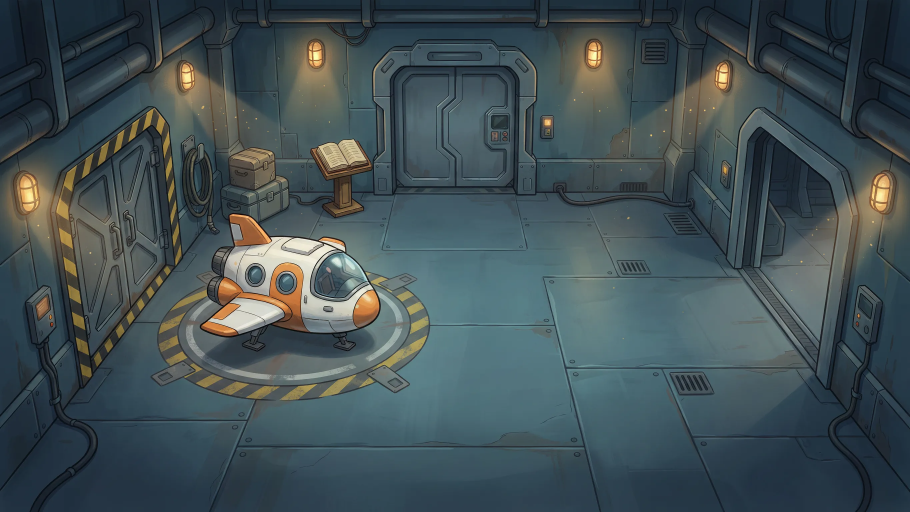
#> input picture proposals/pictures_gemini_test_2026-11-28/1_docking_bay_power_off.webp, 2730 x 1536 px, found by its file name (shown at 1/3 size); its folder holds 4 pictures in this run
$ python rooms_make_images.py
#> lines starting #> are read from the running program, lines starting #| are printed output that depends on the picture
"""Make the test page's pictures from Marc's Gemini pictures (painted rooms thread).
Run from the repo root:  python3 checks/rooms_make_images.py
Rooms: 1180 and 2360 wide, WebP (q80) and JPEG (q78, for iPads older than iOS 14).
Cut-outs: WebP and PNG (PNG keeps the see-through edges on old iPads)."""
from PIL import Image
import os
SRC = 'proposals/pictures_gemini_test_2026-11-28/'
OUT = 'docs/rooms/img/'
os.makedirs(OUT, exist_ok=True)
rooms = {'docking_dark': '1_docking_bay_power_off', 'docking_lit': '3_docking_bay_power_on',
         'greenhouse': '4_greenhouse_own_room'}
for name, f in rooms.items():
    im = Image.open(SRC + f + '.webp').convert('RGB')
#> im is the input picture: PIL image 2730x1536 RGB; mean R, G, B 66.4, 80.7, 84.6
    for w in (1180, 2360):
        h = round(im.height * w / im.width)
        r = im.resize((w, h), Image.LANCZOS)
        r.save(OUT + f'{name}_{w}.webp', quality=80, method=6)
        r.save(OUT + f'{name}_{w}.jpg', quality=78, optimize=True, progressive=True)
#> this loop made 2 passes
#> pass 1, `r = im.resize((w, h), Image.LANCZOS)`:
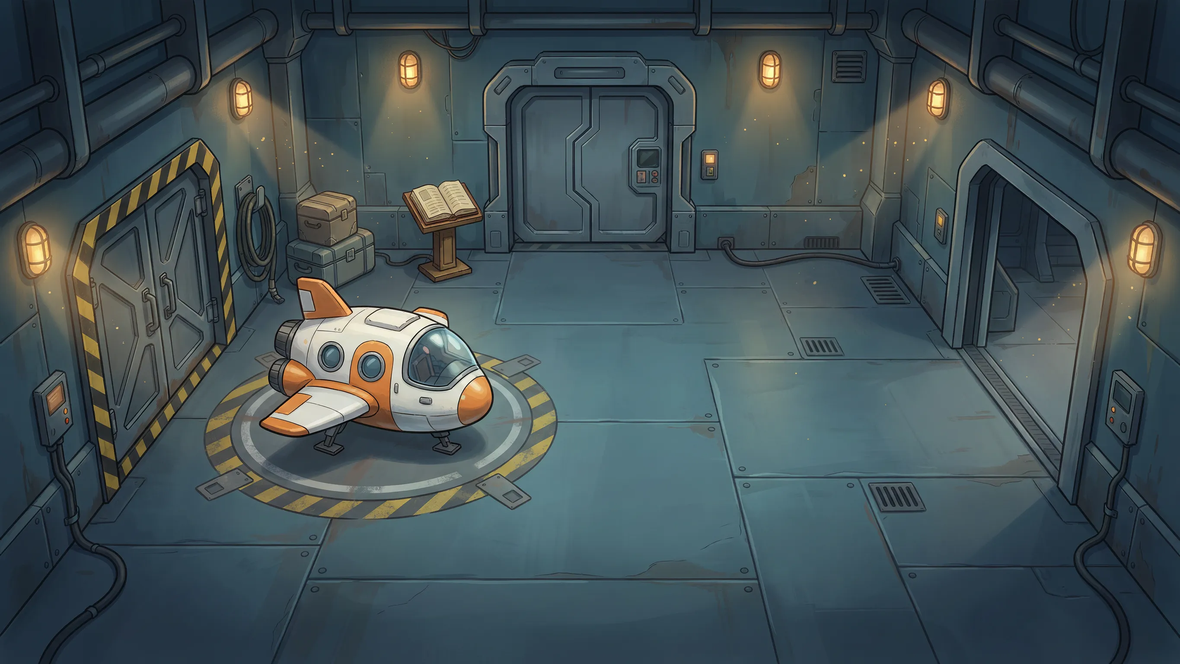
#> r: PIL image 1180x664 RGB; mean R, G, B 66.4, 80.7, 84.6
#> pass 2 of the loop `for name, f in rooms.items():`:
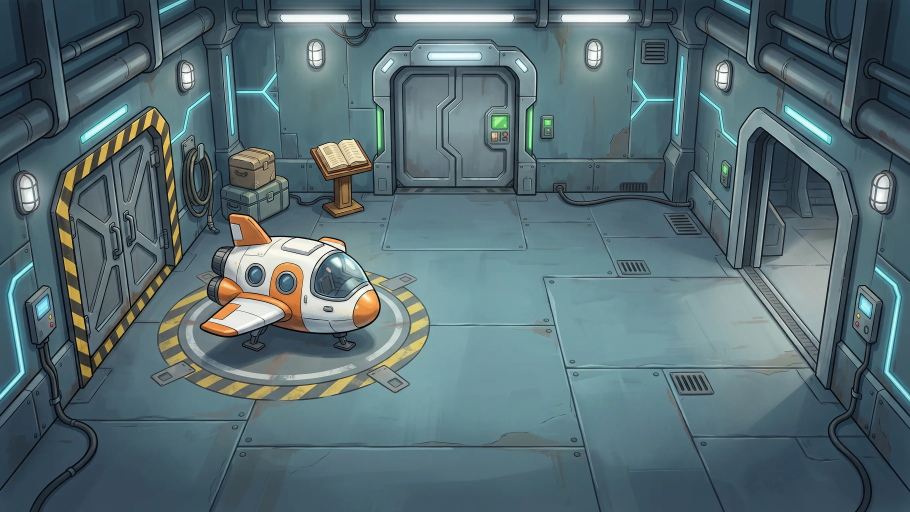
#> input picture proposals/pictures_gemini_test_2026-11-28/3_docking_bay_power_on.webp, 2730 x 1536 px, found by its file name (shown at 1/3 size)
#> im is the input picture: PIL image 2730x1536 RGB; mean R, G, B 87.3, 109.8, 115.5
#> the loop `for w in (1180, 2360):` made 2 passes
#> pass 1, `r = im.resize((w, h), Image.LANCZOS)`:
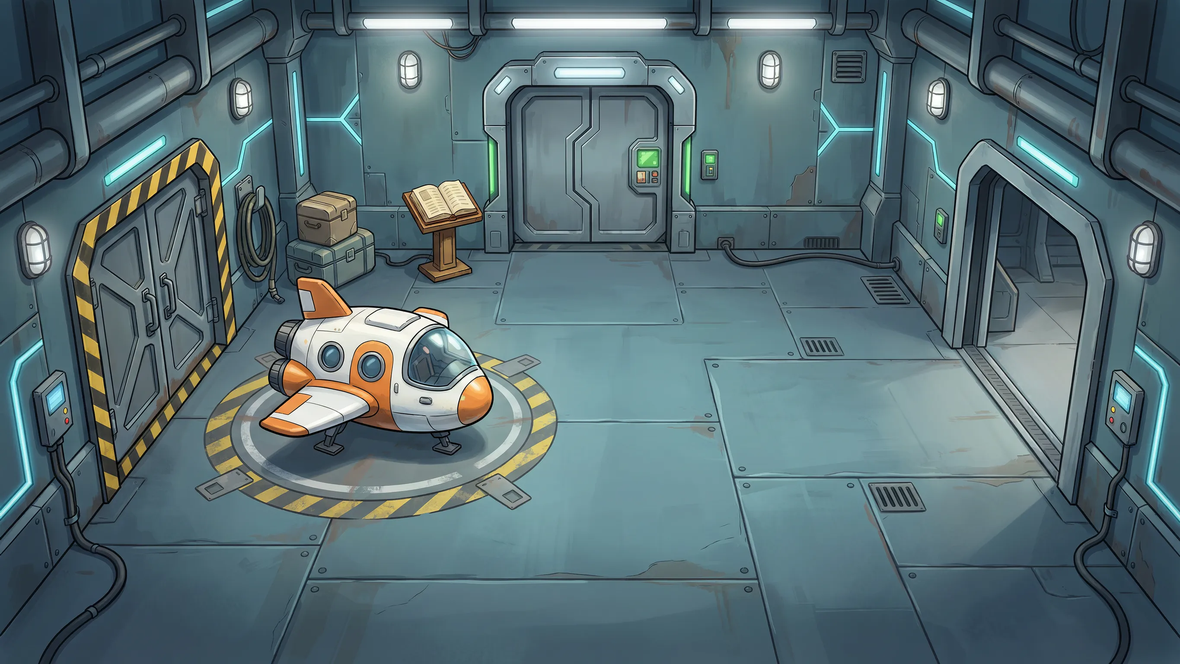
#> r: PIL image 1180x664 RGB; mean R, G, B 87.3, 109.9, 115.5
#> pass 3 of the loop `for name, f in rooms.items():`:
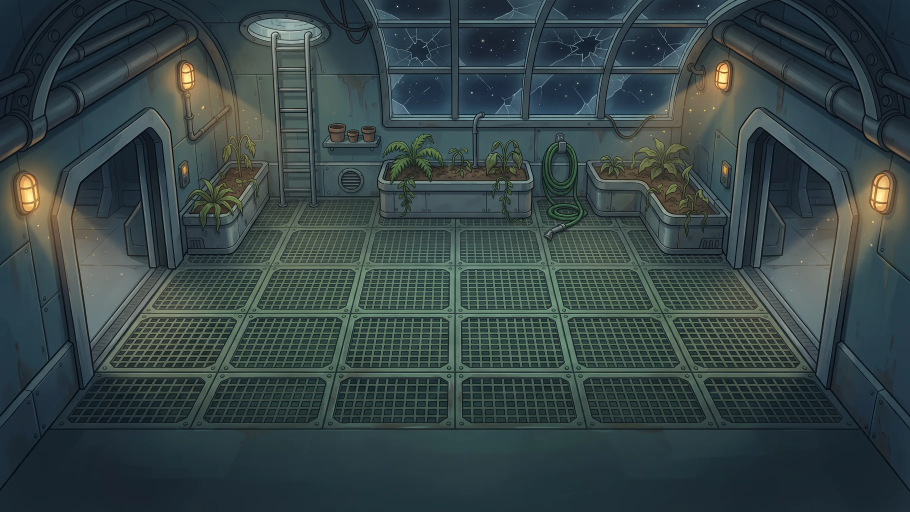
#> input picture proposals/pictures_gemini_test_2026-11-28/4_greenhouse_own_room.webp, 2730 x 1536 px, found by its file name (shown at 1/3 size)
#> im is the input picture: PIL image 2730x1536 RGB; mean R, G, B 54.5, 69.2, 69.6
#> the loop `for w in (1180, 2360):` made 2 passes
#> pass 1, `r = im.resize((w, h), Image.LANCZOS)`:
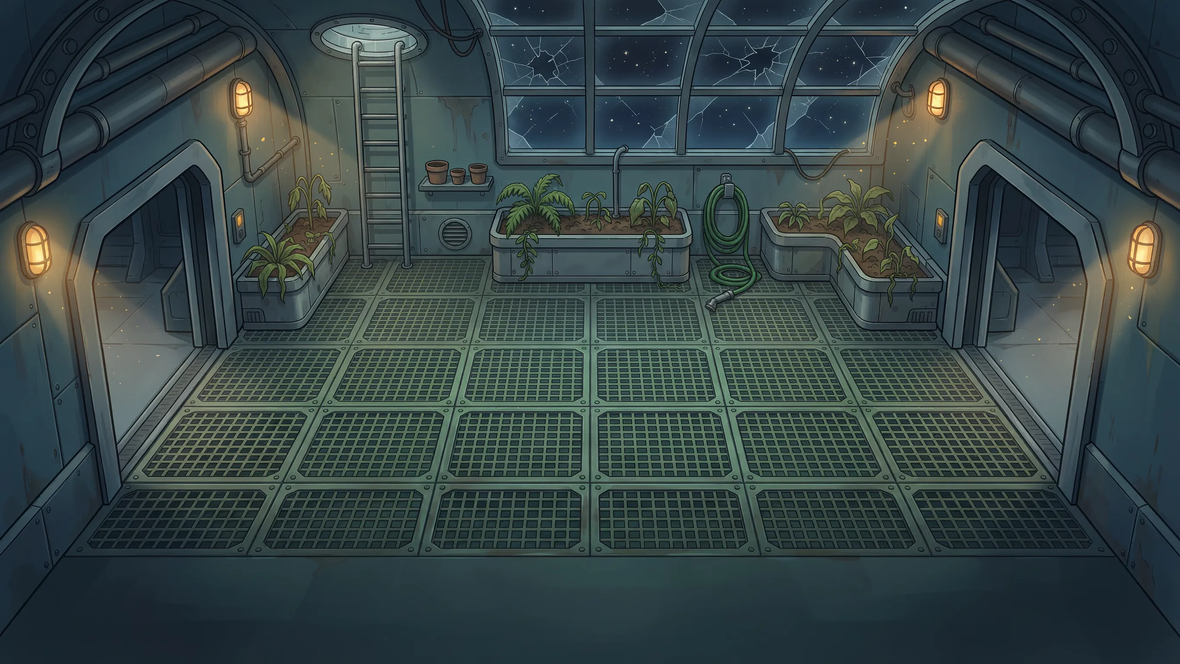
#> r: PIL image 1180x664 RGB; mean R, G, B 54.5, 69.2, 69.6
# Marc's first Stardust batch (28 Nov) came as 1344 x 756 JPEG: the big size is the picture's own width, not enlarged.
B1 = 'proposals/pictures_stardust_2026-11-28/batch1/'
for name, f in {'entry_dark': 'R11-dark', 'entry_lit': 'R11-lit', 'hangar_dark': 'R15-dark', 'hangar_lit': 'R15-lit'}.items():
#> (the run stopped early here; a loop or call above may not have finished)
